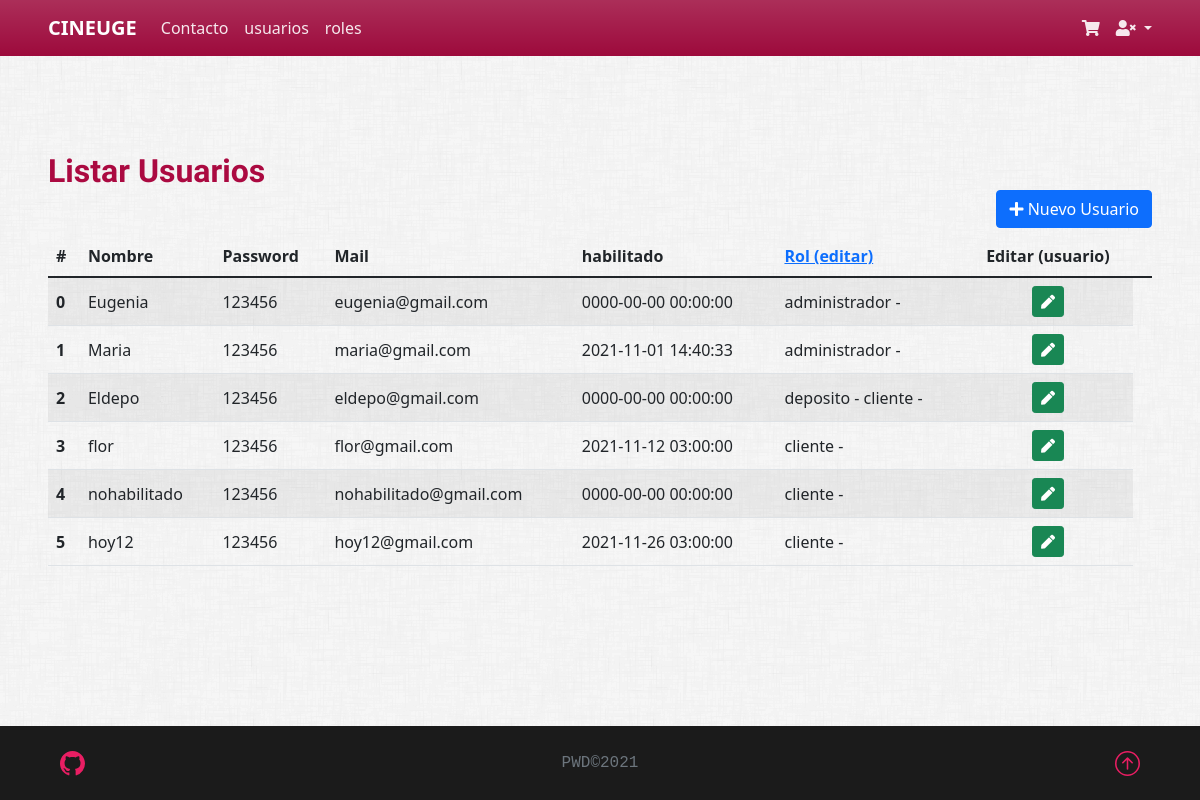
The page /vista/pages/usuario/listar.php on the database as committed earlier.
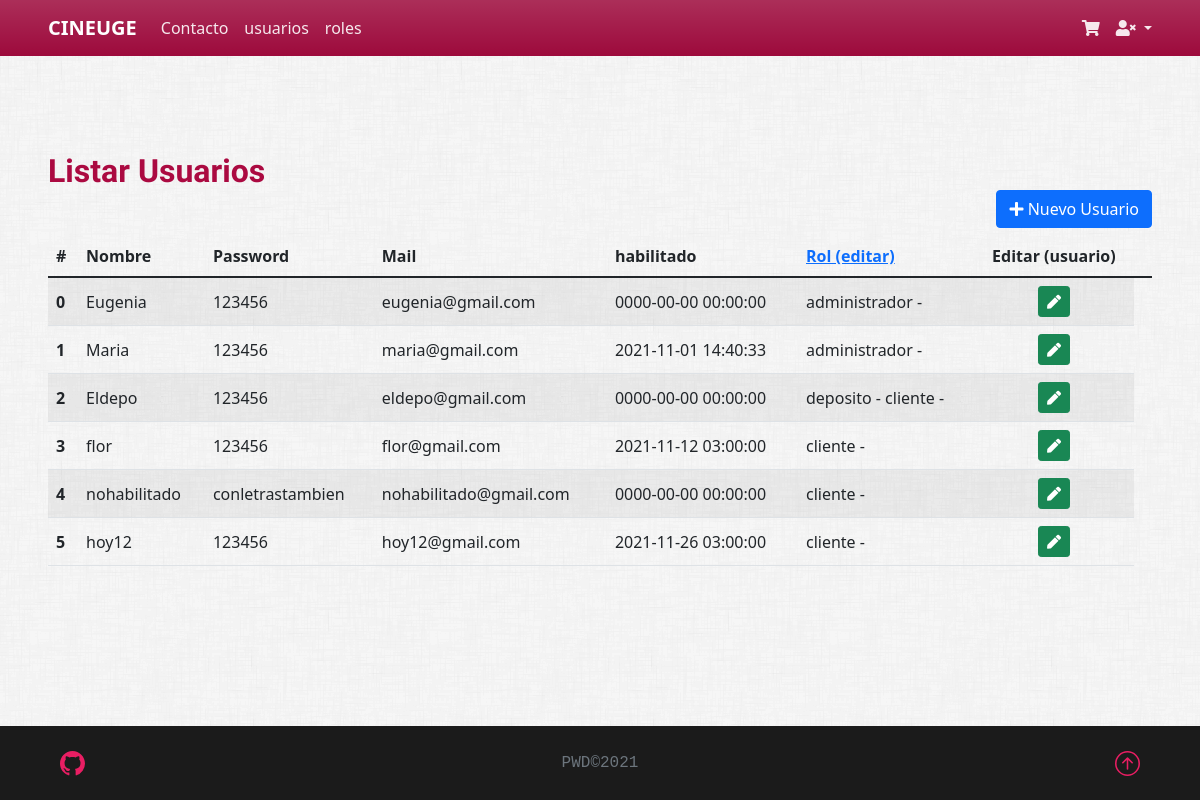
The same page on the database as committed later.
### tables this page shows
CREATE TABLE `usuario` (
  `idusuario` bigint(20) NOT NULL,
  `usnombre` varchar(50) NOT NULL,
  `uspass` varchar(50) NOT NULL,
  `usmail` varchar(100) NOT NULL,
  `usdeshabilitado` timestamp NULL DEFAULT NULL
);

### Control/Session.php (called while the page is built, shortened)
<?php
class Session
{
    public function activa()
    {
        $activa = false;
        return $activa;
    }
}

### Modelo/Usuario.php (called while the page is built, shortened)
<?php
class Usuario
{
    private $idusuario;
    public function __construct()
    {
        $this->idusuario = "";
    }
    public function getidusuario()
    {
        return $this->idusuario;
    }
    public function setidusuario($valor)
    {
        $this->idusuario = $valor;
    }
    public function cargar()
    {
        $resp = false;
        $base = new BaseDatos();
        $sql = "SELECT * FROM Usuario WHERE idusuario = " . $this->getidusuario();
        if ($base->Iniciar()) {
            $res = $base->Ejecutar($sql);
        } else {
            $this->setmensajeoperacion("Usuario->listar: " . $base->getError());
        }
        return $resp;
    }
    public static function listar($parametro = "")
    {
        $arreglo = array();
        $base = new BaseDatos();
        $sql = "SELECT * FROM Usuario ";
        if ($parametro != "") {
            $sql .= 'WHERE ' . $parametro;
        }
        $res = $base->Ejecutar($sql);
        if ($res > -1) {
            if ($res > 0) {
                while ($row = $base->Registro()) {
                    $obj = new Usuario();
                    $obj->setear($row['idusuario'], $row['usnombre'], $row['uspass'], $row['usmail'], $row['usdeshabilitado']);
                    array_push($arreglo, $obj);
                }
            }
        } else {
        }
        return $arreglo;
    }
}

### Modelo/conector/BaseDatos.php (called while the page is built, shortened)
<?php
class BaseDatos extends PDO
{
    private $conec;
    private $indice;
    private $resultado;
    public function __construct()
    {
        $this->indice = 0;
        try {
            $this->conec = true;
        } catch (PDOException $e) {
            $this->sql = $e->getMessage();
            $this->conec = false;
        }
    }
    public function Iniciar()
    {
        return $this->getConec();
    }
    public function getConec()
    {
        return $this->conec;
    }
    public function setSQL($e)
    {
        return "\n" . $this->sql = $e;
    }
    public function Ejecutar($sql)
    {
        if (stristr($sql, "select")) {
            $resp =  $this->EjecutarSelect($sql);
        }
        return $resp;
    }
    private function EjecutarSelect($sql)
    {
        $cant = -1;
        $resultado = parent::query($sql);
        if (!$resultado) {
            $this->analizarDebug();
        } else {
            $arregloResult = $resultado->fetchAll();
            $cant = count($arregloResult);
        }
        return $cant;
    }
    public function Registro()
    {
        $filaActual = false;
        $indiceActual = $this->getIndice();
        if ($indiceActual >= 0) {
            $filas = $this->getResultado();
            if ($indiceActual < count($filas)) {
                $filaActual =  $filas[$indiceActual];
            } else {
                $this->setIndice(-1);
            }
        }
        return $filaActual;
    }
    private function setIndice($valor)
    {
        $this->indice = $valor;
    }
    private function getIndice()
    {
        return $this->indice;
    }
    private function setResultado($valor)
    {
        $this->resultado = $valor;
    }
    private function getResultado()
    {
        return $this->resultado;
    }
}

### Control/AbmUsuario.php (called while the page is built, shortened)
<?php
class AbmUsuario
{
    public function buscar($param)
    {
        $where = " true ";
        $arreglo = Usuario::listar($where);
        return $arreglo;
    }
    public function listarUsuarios($param){
        $listaActivos=[];
        $listaUsuarios = $this->buscar($param);
        if(count($listaUsuarios)>0){
        foreach ($listaUsuarios as $usuario){
               $datosUsuario=[];
                $usuarioRol= new AbmUsuarioRol();
                $roles=$usuarioRol->buscarRolesUsuario($usuario);
                array_push($datosUsuario,$usuario);
                array_push($datosUsuario,$roles);
                array_push($listaActivos, $datosUsuario);
        }
    }
        return $listaActivos;
    }
}

### Modelo/Rol.php (called while the page is built, shortened)
<?php
class Rol
{
    private $idrol;
    public function __construct()
    {
        $this->idrol = "";
    }
    public function getidrol()
    {
        return $this->idrol;
    }
    public function setidrol($valor)
    {
        $this->idrol = $valor;
    }
    public function cargar()
    {
        $resp = false;
        $base = new BaseDatos();
        $sql = "SELECT * FROM rol WHERE idrol = " . $this->getidrol();
        if ($base->Iniciar()) {
            $res = $base->Ejecutar($sql);
            if ($res > -1) {
                if ($res > 0) {
                    $row = $base->Registro();
                }
            }
        } else {
            $this->setmensajeoperacion("Tabla->listar: " . $base->getError());
        }
        return $resp;
    }
}

### Modelo/UsuarioRol.php (called while the page is built, shortened)
<?php
class UsuarioRol
{
    private $idusuario;
    public function __construct()
    {
        $this->idusuario = new Usuario();
    }
    public function getobjusuario()
    {
        return $this->idusuario;
    }
    public function setobjusuario($idusuario)
    {
        $this->idusuario = $idusuario;
    }
    public static function listar($parametro = "")
    {
        $arreglo = array();
        $base = new BaseDatos();
        $consultasql = "SELECT * FROM usuariorol ";
        if ($parametro != "") {
            $consultasql .= 'WHERE ' . $parametro;
        }
        $res = $base->Ejecutar($consultasql);
        if ($res > -1) {
            if ($res > 0) {
                while ($row = $base->Registro()) {
                    $objUsuario = NULL;
                    if ($row['idusuario'] != null) {
                        $objUsuario = new Usuario();
                        $objUsuario->setIdusuario($row['idusuario']);
                        $objUsuario->cargar();
                    }
                    $objRol = NULL;
                    if ($row['idrol'] != null) {
                        $objRol = new Rol();
                        $objRol->setIdrol($row['idrol']);
                        $objRol->cargar();
                    }
                    $obj = new UsuarioRol();
                    $obj->setear($objUsuario, $objRol);
                    array_push($arreglo, $obj);
                }
            }
        } else {
        }
        return $arreglo;
    }
}

### Control/AbmUsuarioRol.php (called while the page is built, shortened)
<?php
class AbmUsuariorol
{
    public function buscar($param)
    {
        $where = " true ";
        $arreglo = UsuarioRol::listar($where);
        return $arreglo;
    }
    public function buscarRolesUsuario($elObjtUsuario)
    {
        $listaUsRol = $this->buscar(null);
        if (count($listaUsRol)>0) {
            $roles = [];
            foreach ($listaUsRol as $usuariorol) {
                if ($usuariorol->getobjusuario()->getidusuario() == $elObjtUsuario->getidusuario()){
                    $roldescrip = $usuariorol->getobjrol()->getroldescripcion();
                    array_push($roles, $roldescrip);
                }
            }
        }
        return $roles;
    }
}

### vista/pages/usuario/listar.php (the view, shortened to what this page needs)
<?php
include_once("../../estructura/cabecera.php");
$objAbmUsuario = new AbmUsuario();
$listaUsuario = $objAbmUsuario->listarUsuarios(null);
?>
<h2 class="mt-5">Listar Usuarios</h2>
 <div class="mb-2 d-flex justify-content-end">
    <a class="btn btn-primary" href="nuevo.php" role="button"><i class="fas fa-plus"></i> Nuevo Usuario</a>
  </div>
<div class="row mb-5" id="">
  <form id="Usuario"  name="Usuario" method="POST" action="editar.php" data-toggle="validator">
    <div class="table-responsive">
      <table class="table table-striped">
        <thead>
          <tr>
            <th scope="">#</th>
            <th scope="col">Nombre</th>
            <th scope="col">Password</th>
            <th scope="col">Mail</th>
            <th scope="col">habilitado</th>
            <th scope="col"><a href="../roles/listar.php"> Rol (editar) </a></th>
            <th scope="col" class='text-center'>Editar (usuario)<th>
          </tr>
        </thead>
        <?php
        if (count($listaUsuario) > 0) {
          echo '<tbody>';
          foreach ($listaUsuario as $objAbmUsuario) {
             $id = $objAbmUsuario[0]->getidusuario();
            $roles="";
            foreach($objAbmUsuario [1] as $rol){
              $roles = $roles. " ". $rol. '  -  ';
            }
            echo '<tr class="align-middle">';
            echo '<th scope="row">' . $id. '</th>';
            echo '<td>' . $objAbmUsuario[0]->getusnombre() .  '</td>';
            echo '<td>' . $objAbmUsuario[0]->getuspass() .    '</td>';
            echo '<td>' . $objAbmUsuario[0]->getusmail() .  '</td>';
            echo '<td>' . $objAbmUsuario[0]->getusdeshabilitado() .'</td>';
            echo '<td>'.$roles. '</td>';
            echo "<td  class='text-center'>
                   <button type='submit' class='btn btn-success btn-sm' value=".$id." name='accion' id='accion'>
                   <i class='fa fa-pen'> </i>
                   </button>
                   ";
          }
          echo '</tbody>';
          echo '</table>';
        }
        ?>
    </div>
  </form>
</div>
<?php
include_once("../../estructura/pie.php");
?>

### vista/estructura/cabecera.php (shortened to what this page needs)
<?php
include_once '../../../control/Session.php';
include_once '../../../control/AbmUsuario.php';
include_once '../../../control/AbmRol.php';
include_once '../../../control/AbmUsuarioRol.php';
include_once '../../../control/AbmProducto.php';
include_once '../../../modelo/Usuario.php';
include_once '../../../modelo/Rol.php';
include_once '../../../modelo/UsuarioRol.php';
include_once '../../../modelo/menurol.php';
include_once '../../../modelo/conector/BaseDatos.php';
include_once '../../../modelo/Rol.php';
$sesion = new Session();
?>
<!DOCTYPE html>
<html lang="es">
<head>
    <link rel="stylesheet" href="../../css/bootstrap/5.1.3/bootstrap.min.css">
    <link rel="stylesheet" href="../../css/bootstrap/5.1.3/bootstrapValidator.min.css">
    <link type="text/css" rel="stylesheet" href="../../css/estilos.css" />
</head>
<body>
    <nav class="navbar navbar-expand-lg navbar-dark bg-nav bg-gradient">
        <div class="container-fluid px-lg-5 px-3">
            <a class="navbar-brand fw-bold text-uppercase mb-0" href="../../home/home/index.php">CineUge</a>
            <div class="collapse navbar-collapse" id="navbarSupportedContent">
                <ul class="navbar-nav align-items-lg-center me-auto mb-2 mb-lg-0">
                    <li class="nav-item">
                        <a class="nav-link" aria-current="page" href="../../home/home/contacto.php">
                            <span>Contacto</span>
                        </a>
                    </li>
                    <li class="nav-item">
                        <a class="nav-link" aria-current="page" href="../../pages/usuario/listar.php">
                            <span>usuarios</span>
                        </a>
                    </li>
                    <li class="nav-item">
                        <a class="nav-link" aria-current="page" href="../../pages/roles/listar.php">
                            <span>roles</span>
                        </a>
                    </li>
                </ul>
                <ul class="navbar-nav align-items-lg-center d-flex">
                    <li class='nav-item'>
                        <a class='nav-link' href='../../pages/cliente/carrito.php' role='button' aria-haspopup='true' aria-expanded='false'>
                            <i class='fas fa-shopping-cart'></i> <span class='d-lg-none'>Carrito</span>
                        </a>
                    </li>
                    <?php
                    if (!$sesion->activa()) {
                        echo "
                        <li class='nav-item dropdown'>
                        <a class='nav-link dropdown-toggle' href='#' id='navbarDropdown-Visitante' role='button' data-bs-toggle='dropdown' aria-expanded='false'>
                            <i class='fas fa-user-times'></i> <span class='d-lg-none'>Usuario</span>
                        </a>
                        <div class='dropdown-menu dropdown-menu-end' aria-labelledby='navbarDropdown-Visitante'>
                            <a class='dropdown-item' href='../../pages/login/login.php'><i class='fas fa-sign-in-alt'></i> Login</a>
                            <a class='dropdown-item' href='../../pages/login/registrar.php'><i class='fas fa-pencil-alt'></i> Registrarse</a>
                        </div>
                        </li>";
                    }
                    ?>
                </ul>
            </div>
        </div>
    </nav>
    <div class="container-fluid">
        <div class="row">
            <main role="main" class="mx-auto my-5 px-md-5">

### vista/estructura/pie.php (shortened to what this page needs)
</main>
</div>
</div>
<footer class="py-4 text-center mt-auto">
    <div class="row align-items-center mx-md-5 mx-2">
        <span class="col text-start"><a class="align-items-center " href="https://github.com/Eugenia-2793/carrito">
            </a>
        </span>
        <span class="col text-center text-muted font-monospace">PWD©2021</span>
        <span class="col text-end">
            <a href="#">
            </a>
        </span>
    </div>
</footer>
</body>
</html>

### vista/css/estilos.css (style rules this page uses)
body { min-height: 100vh; display: flex; flex-direction: column; background-image: url("../img/dust_scratches.png"); background-color: transparent; }
h1, h2, h3, h4, h5, h6 { margin: 0; font-family: "Kufam"; font-weight: 600; color: #ab0a41; }
.bg-nav { background-color: #9d0a3c; }
.navbar-dark .navbar-nav .nav-link { color: rgba(255, 255, 255, 0.9); }
.navbar-dark .navbar-nav .nav-item.dropdown .nav-link.dropdown-toggle { padding-right: 0; }
footer { color: #fff; background-color: #1b1b1b; }
footer a { color: #e91e63; text-decoration: none; }
.table-responsive { white-space: nowrap; }

Rows that differ between the two databases and show on the page:
changed usuario "nohabilitado": uspass "123456" → "conletrastambien"
